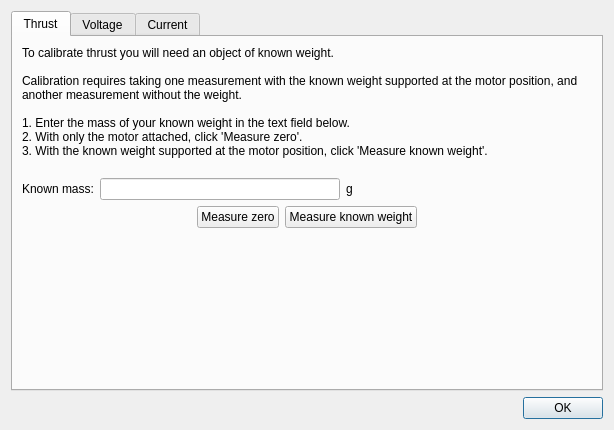
<?xml version="1.0" encoding="UTF-8"?>
<ui version="4.0">
 <class>CalibrationDialog</class>
 <widget class="QDialog" name="CalibrationDialog">
  <property name="geometry">
   <rect>
    <x>0</x>
    <y>0</y>
    <width>614</width>
    <height>430</height>
   </rect>
  </property>
  <property name="windowTitle">
   <string>Calibrate sensors</string>
  </property>
  <layout class="QVBoxLayout" name="verticalLayout_2">
   <item>
    <widget class="QTabWidget" name="tabWidget">
     <property name="currentIndex">
      <number>0</number>
     </property>
     <widget class="QWidget" name="thrust">
      <attribute name="title">
       <string>Thrust</string>
      </attribute>
      <layout class="QVBoxLayout" name="verticalLayout_4">
       <item>
        <widget class="QLabel" name="label">
         <property name="sizePolicy">
          <sizepolicy hsizetype="Minimum" vsizetype="Minimum">
           <horstretch>0</horstretch>
           <verstretch>0</verstretch>
          </sizepolicy>
         </property>
         <property name="text">
          <string>To calibrate thrust you will need an object of known weight. 

Calibration requires taking one measurement with the known weight supported at the motor position, and another measurement without the weight.

1. Enter the mass of your known weight in the text field below.
2. With only the motor attached, click 'Measure zero'.
3. With the known weight supported at the motor position, click 'Measure known weight'.
</string>
         </property>
         <property name="alignment">
          <set>Qt::AlignLeading|Qt::AlignLeft|Qt::AlignTop</set>
         </property>
         <property name="wordWrap">
          <bool>true</bool>
         </property>
        </widget>
       </item>
       <item>
        <layout class="QHBoxLayout" name="horizontalLayout">
         <item>
          <widget class="QLabel" name="label_2">
           <property name="text">
            <string>Known mass:</string>
           </property>
          </widget>
         </item>
         <item>
          <widget class="QLineEdit" name="knownMassEdit"/>
         </item>
         <item>
          <widget class="QLabel" name="label_3">
           <property name="text">
            <string>g</string>
           </property>
          </widget>
         </item>
         <item>
          <spacer name="horizontalSpacer_3">
           <property name="orientation">
            <enum>Qt::Horizontal</enum>
           </property>
           <property name="sizeHint" stdset="0">
            <size>
             <width>40</width>
             <height>20</height>
            </size>
           </property>
          </spacer>
         </item>
        </layout>
       </item>
       <item>
        <layout class="QHBoxLayout" name="horizontalLayout_2">
         <item>
          <spacer name="horizontalSpacer">
           <property name="orientation">
            <enum>Qt::Horizontal</enum>
           </property>
           <property name="sizeHint" stdset="0">
            <size>
             <width>40</width>
             <height>20</height>
            </size>
           </property>
          </spacer>
         </item>
         <item>
          <widget class="QPushButton" name="measureZeroButton">
           <property name="text">
            <string>Measure zero</string>
           </property>
          </widget>
         </item>
         <item>
          <widget class="QPushButton" name="measureKnownMassButton">
           <property name="text">
            <string>Measure known weight</string>
           </property>
          </widget>
         </item>
         <item>
          <spacer name="horizontalSpacer_2">
           <property name="orientation">
            <enum>Qt::Horizontal</enum>
           </property>
           <property name="sizeHint" stdset="0">
            <size>
             <width>40</width>
             <height>20</height>
            </size>
           </property>
          </spacer>
         </item>
        </layout>
       </item>
       <item>
        <spacer name="verticalSpacer">
         <property name="orientation">
          <enum>Qt::Vertical</enum>
         </property>
         <property name="sizeHint" stdset="0">
          <size>
           <width>20</width>
           <height>40</height>
          </size>
         </property>
        </spacer>
       </item>
      </layout>
     </widget>
     <widget class="QWidget" name="voltage">
      <attribute name="title">
       <string>Voltage</string>
      </attribute>
      <layout class="QVBoxLayout" name="verticalLayout_3">
       <item>
        <widget class="QLabel" name="label_6">
         <property name="sizePolicy">
          <sizepolicy hsizetype="Minimum" vsizetype="Minimum">
           <horstretch>0</horstretch>
           <verstretch>0</verstretch>
          </sizepolicy>
         </property>
         <property name="text">
          <string>1. With battery disconnected click 'Measure zero'.
2. Connect battery.
3. Use a voltmeter to measure the battery voltage and enter it in the text field below.
4. Click 'Measure voltage'.
</string>
         </property>
         <property name="alignment">
          <set>Qt::AlignLeading|Qt::AlignLeft|Qt::AlignTop</set>
         </property>
         <property name="wordWrap">
          <bool>true</bool>
         </property>
        </widget>
       </item>
       <item>
        <layout class="QHBoxLayout" name="horizontalLayout_4">
         <item>
          <widget class="QLabel" name="label_4">
           <property name="text">
            <string>Voltage reading:</string>
           </property>
          </widget>
         </item>
         <item>
          <widget class="QLineEdit" name="knownVoltageEdit"/>
         </item>
         <item>
          <widget class="QLabel" name="label_5">
           <property name="text">
            <string>V</string>
           </property>
          </widget>
         </item>
         <item>
          <spacer name="horizontalSpacer_6">
           <property name="orientation">
            <enum>Qt::Horizontal</enum>
           </property>
           <property name="sizeHint" stdset="0">
            <size>
             <width>40</width>
             <height>20</height>
            </size>
           </property>
          </spacer>
         </item>
        </layout>
       </item>
       <item>
        <layout class="QHBoxLayout" name="horizontalLayout_3">
         <item>
          <spacer name="horizontalSpacer_5">
           <property name="orientation">
            <enum>Qt::Horizontal</enum>
           </property>
           <property name="sizeHint" stdset="0">
            <size>
             <width>40</width>
             <height>20</height>
            </size>
           </property>
          </spacer>
         </item>
         <item>
          <widget class="QPushButton" name="measureVoltageZeroButton">
           <property name="text">
            <string>Measure zero</string>
           </property>
          </widget>
         </item>
         <item>
          <widget class="QPushButton" name="measureVoltageBatteryButton">
           <property name="text">
            <string>Measure voltage</string>
           </property>
          </widget>
         </item>
         <item>
          <spacer name="horizontalSpacer_4">
           <property name="orientation">
            <enum>Qt::Horizontal</enum>
           </property>
           <property name="sizeHint" stdset="0">
            <size>
             <width>40</width>
             <height>20</height>
            </size>
           </property>
          </spacer>
         </item>
        </layout>
       </item>
       <item>
        <spacer name="verticalSpacer_2">
         <property name="orientation">
          <enum>Qt::Vertical</enum>
         </property>
         <property name="sizeHint" stdset="0">
          <size>
           <width>20</width>
           <height>40</height>
          </size>
         </property>
        </spacer>
       </item>
      </layout>
     </widget>
     <widget class="QWidget" name="current">
      <attribute name="title">
       <string>Current</string>
      </attribute>
      <layout class="QVBoxLayout" name="verticalLayout_5">
       <item>
        <widget class="QLabel" name="label_9">
         <property name="sizePolicy">
          <sizepolicy hsizetype="Minimum" vsizetype="Minimum">
           <horstretch>0</horstretch>
           <verstretch>0</verstretch>
          </sizepolicy>
         </property>
         <property name="text">
          <string>1. With battery disconnected click 'Measure zero'.
2. Connect battery in series with an ammeter.
3. Use the servo speed slider to spin up the motor to a constant speed.
4. Enter the ammeter reading in the text field below.
5. Click 'Measure current'.
</string>
         </property>
         <property name="alignment">
          <set>Qt::AlignLeading|Qt::AlignLeft|Qt::AlignTop</set>
         </property>
         <property name="wordWrap">
          <bool>true</bool>
         </property>
        </widget>
       </item>
       <item>
        <layout class="QHBoxLayout" name="horizontalLayout_6">
         <item>
          <widget class="QLabel" name="label_7">
           <property name="text">
            <string>Current reading:</string>
           </property>
          </widget>
         </item>
         <item>
          <widget class="QLineEdit" name="knownCurrentEdit"/>
         </item>
         <item>
          <widget class="QLabel" name="label_8">
           <property name="text">
            <string>A</string>
           </property>
          </widget>
         </item>
         <item>
          <spacer name="horizontalSpacer_9">
           <property name="orientation">
            <enum>Qt::Horizontal</enum>
           </property>
           <property name="sizeHint" stdset="0">
            <size>
             <width>40</width>
             <height>20</height>
            </size>
           </property>
          </spacer>
         </item>
        </layout>
       </item>
       <item>
        <layout class="QHBoxLayout" name="horizontalLayout_5">
         <item>
          <spacer name="horizontalSpacer_7">
           <property name="orientation">
            <enum>Qt::Horizontal</enum>
           </property>
           <property name="sizeHint" stdset="0">
            <size>
             <width>40</width>
             <height>20</height>
            </size>
           </property>
          </spacer>
         </item>
         <item>
          <widget class="QPushButton" name="measureCurrentZeroButton">
           <property name="text">
            <string>Measure zero</string>
           </property>
          </widget>
         </item>
         <item>
          <widget class="QPushButton" name="measureKnownCurrentButton">
           <property name="text">
            <string>Measure current</string>
           </property>
          </widget>
         </item>
         <item>
          <spacer name="horizontalSpacer_8">
           <property name="orientation">
            <enum>Qt::Horizontal</enum>
           </property>
           <property name="sizeHint" stdset="0">
            <size>
             <width>40</width>
             <height>20</height>
            </size>
           </property>
          </spacer>
         </item>
        </layout>
       </item>
       <item>
        <spacer name="verticalSpacer_3">
         <property name="orientation">
          <enum>Qt::Vertical</enum>
         </property>
         <property name="sizeHint" stdset="0">
          <size>
           <width>20</width>
           <height>40</height>
          </size>
         </property>
        </spacer>
       </item>
      </layout>
     </widget>
    </widget>
   </item>
   <item>
    <widget class="QDialogButtonBox" name="buttonBox">
     <property name="orientation">
      <enum>Qt::Horizontal</enum>
     </property>
     <property name="standardButtons">
      <set>QDialogButtonBox::Ok</set>
     </property>
    </widget>
   </item>
  </layout>
 </widget>
 <resources/>
 <connections>
  <connection>
   <sender>buttonBox</sender>
   <signal>accepted()</signal>
   <receiver>CalibrationDialog</receiver>
   <slot>accept()</slot>
   <hints>
    <hint type="sourcelabel">
     <x>248</x>
     <y>254</y>
    </hint>
    <hint type="destinationlabel">
     <x>157</x>
     <y>274</y>
    </hint>
   </hints>
  </connection>
  <connection>
   <sender>buttonBox</sender>
   <signal>rejected()</signal>
   <receiver>CalibrationDialog</receiver>
   <slot>reject()</slot>
   <hints>
    <hint type="sourcelabel">
     <x>316</x>
     <y>260</y>
    </hint>
    <hint type="destinationlabel">
     <x>286</x>
     <y>274</y>
    </hint>
   </hints>
  </connection>
 </connections>
</ui>
